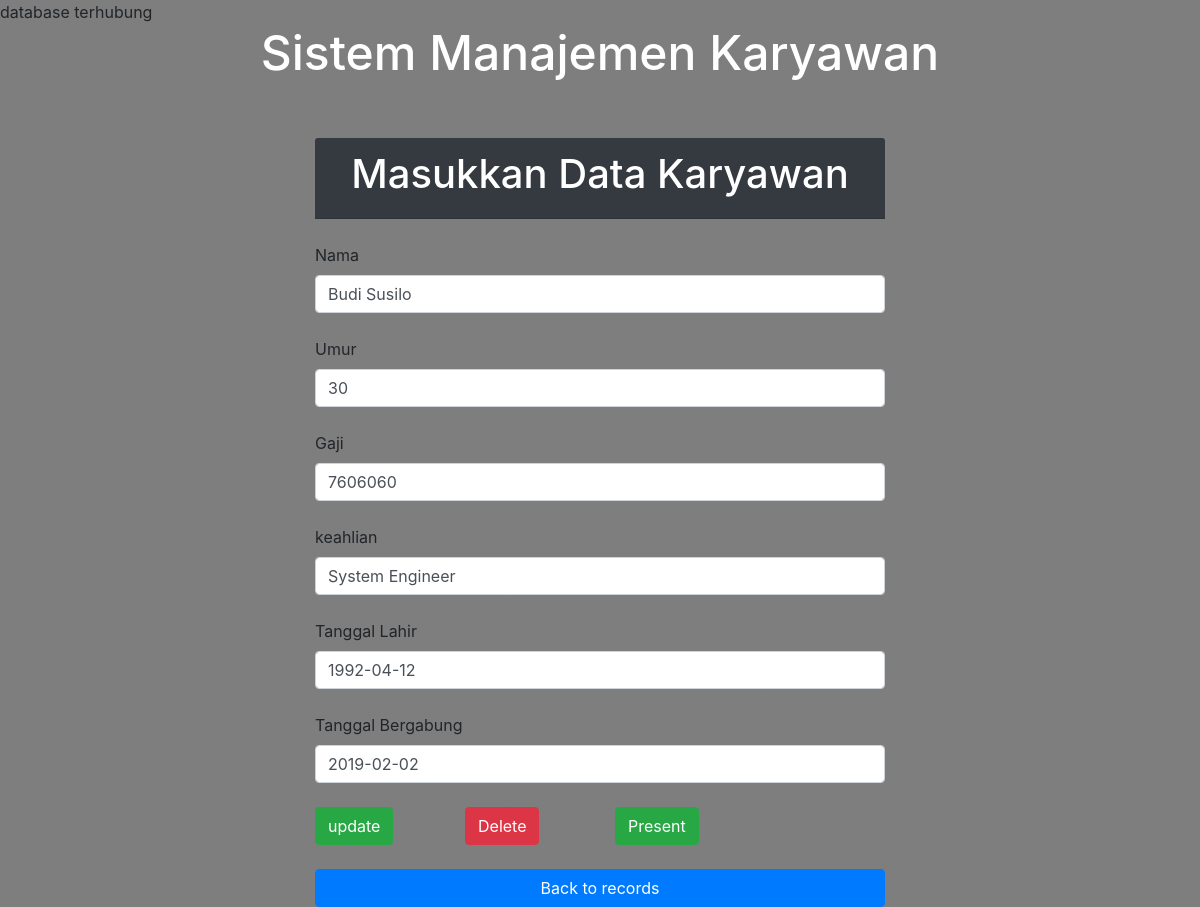
Page /update.php?no=12 (signed in) on the committed database.
### tables this page shows
CREATE TABLE `employee` (
  `no` int(10) NOT NULL,
  `name` varchar(50) NOT NULL,
  `age` int(20) NOT NULL,
  `salary` int(20) NOT NULL,
  `date_of_birth` date NOT NULL,
  `date_of_join` date NOT NULL,
  `keahlian` varchar(50) NOT NULL
);

### update.php (the view, shortened to what this page needs)
<?php
include 'conn.php';
$no = $_GET['no'];
$q="select * from employee where no = $no";
$query = mysqli_query($conn,$q);
$res=mysqli_fetch_array($query);
?>
<!DOCTYPE html>
<html>
<head>
<link href="https://stackpath.bootstrapcdn.com/bootstrap/4.1.1/css/bootstrap.min.css" rel="stylesheet">
</head>
<body>
<br>
<div>
<h2 class="text-white"><center><font size="10">Sistem Manajemen Karyawan</font></center></h2>
</div><br>
<div class="col-lg-6 m-auto">
	<form method="post">
		<br><div>
			<div class="card-header bg-dark">
				<h1 class="text-white text-center">Masukkan Data Karyawan</h1>
			</div><br>
			<label>Nama</label>
			<input type="text" name="name" class="form-control" value="<?php echo $res['name']; ?>" required><br>
			<label>Umur</label>
			<input type="text" name="age" class="form-control" value="<?php echo $res['age']; ?>" required pattern="[0-9]{1,15}"
        title="this field accepts only numbers"><br>
			<label>Gaji</label>
			<input type="text" name="salary" class="form-control" value="<?php echo $res['salary']; ?>" required pattern="[0-9]{1,15}"
        title="this field accepts only numbers"><br>
			<label>keahlian</label>
			<input type="text" name="keahlian" class="form-control" value="<?php echo $res['keahlian']; ?>" required><br>
            <label>Tanggal Lahir</label>
			<input type="text" name="dob" class="form-control"
			value="<?php echo $res['date_of_birth']; ?>" placeholder="date-month-year" required><br>
			<label>Tanggal Bergabung</label>
			<input type="text" name="doj" class="form-control" value="<?php echo $res['date_of_join']; ?>" placeholder="date-month-year" required><br>
			<div class="row">
				<div class="col-md-3"><button class="btn btn-success" name="done">update</button></div>
			    <div class="col-md-3"><input type="button" class="btn btn-danger" name="delete" value="Delete" onclick="deleteme(<?php $_SESSION['no'] = $no; ?>)"></div>
			    <div class="col-md-3"><button class="btn btn-success" name="view">Present</button></div>
		    </div><br>
		    <a href="display.php"><input type="button" name="" value="Back to records" class="btn btn-primary col-lg-12"></a>
		</div>
	</form>
</div>
</body>
</html>

### update.php (style rules this page uses)
body { background-image:linear-gradient(rgba(71,71,71,0.7),rgba(71,71,71,0.7)),url(https://lingkunganhidup.jakarta.go.id/jakartaberketahanan/wp-content/uploads/2020/06/01fa8d29-1334-4616-bc0e-7786872d59a5_169.jpeg); background-size: cover; background-position: center; height: 100vh; }

### rows in the picture
employee: name "Budi Susilo", age "30", salary "7606060", keahlian "System Engineer", dob "1992-04-12", doj "2019-02-02"
